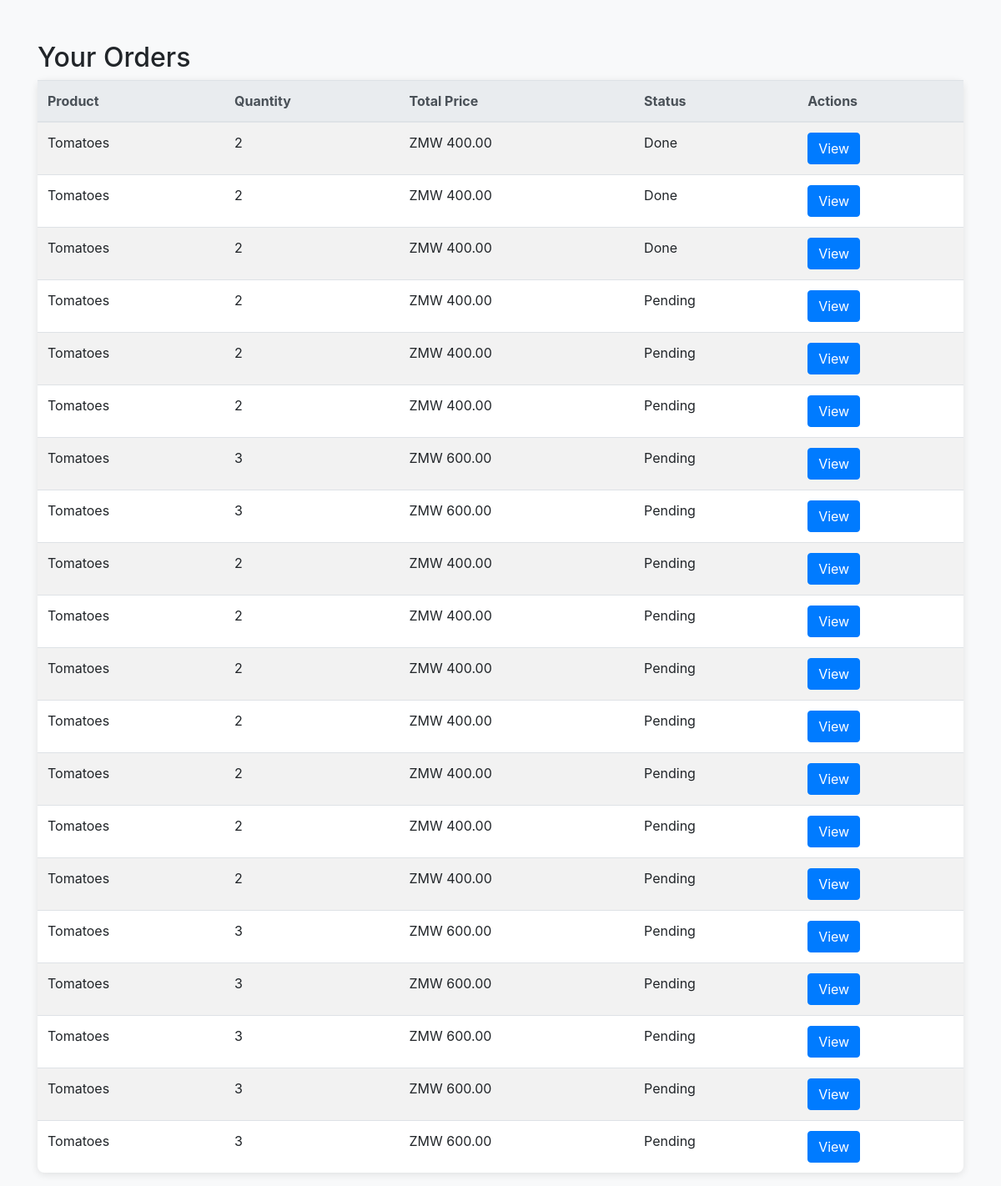
Screenshot of /orders/ (signed in) with the database file from the repository.
### marketplace/models.py (models this page shows, shortened)
class Order(models.Model):
    id = models.UUIDField(primary_key=True, default=uuid.uuid4, editable=False)
    product = models.ForeignKey(Product, on_delete=models.CASCADE, null=True, blank=True)
    customer = models.ForeignKey(Customer, on_delete=models.CASCADE, null=True, blank=True)  # Add a customer to the order
    quantity = models.IntegerField(null=True, blank=True)
    total_price = models.DecimalField(max_digits=10, decimal_places=2, null=True, blank=True)
    is_done = models.BooleanField(default=False)

class Product(models.Model):
    id = models.UUIDField(primary_key=True, default=uuid.uuid4, editable=False)
    farmer = models.ForeignKey(Farmer, on_delete=models.CASCADE, null=True, blank=True)
    name = models.CharField(max_length=100, null=True, blank=True)
    price = models.DecimalField(max_digits=10, decimal_places=2, null=True, blank=True)
    description = models.TextField(null=True, blank=True)

### marketplace/views.py (the view)
# urls.py: path('orders/', views.order_list, name='order_list'),
@login_required
def order_list(request):
    orders = Order.objects.filter(customer=request.user.customer)
    return render(request, 'product/order_list.html', {'orders': orders})

### marketplace/templates/product/order_list.html (shortened to what this page needs)
<!DOCTYPE html>
<html lang="en">
<head>
    <link rel="stylesheet" href="https://stackpath.bootstrapcdn.com/bootstrap/4.5.2/css/bootstrap.min.css">
</head>
<body>
<div class="container">
    <h2>Your Orders</h2>
    <table class="table table-striped">
        <thead class="thead-light">
            <tr>
                <th>Product</th>
                <th>Quantity</th>
                <th>Total Price</th>
                <th>Status</th>
                <th>Actions</th>
            </tr>
        </thead>
        <tbody>
            {% for order in orders %}
                <tr>
                    <td>{{ order.product.name }}</td>
                    <td>{{ order.quantity }}</td>
                    <td>ZMW {{ order.total_price }}</td>
                    <td>{{ order.is_done|yesno:"Done,Pending" }}</td>
                    <td>
                        <a href="{% url 'order_detail' order.id %}" class="btn btn-info">View</a>
                    </td>
                </tr>
            {% endfor %}
        </tbody>
    </table>
</div>
</body>
</html>

### marketplace/templates/product/order_list.html (style rules this page uses)
body { background-color: #f8f9fa; }
.container { margin-top: 50px; }
.table { background-color: #fff; border-radius: 8px; box-shadow: 0 2px 10px rgba(0, 0, 0, 0.1); }
.btn-info { background-color: #007bff; border-color: #007bff; }

### rows the page displays
Order: product.name "Tomatoes", quantity "2", total_price "400.00", is_done "Done"
Order: product.name "Tomatoes", quantity "2", total_price "400.00", is_done "Done"
Order: product.name "Tomatoes", quantity "2", total_price "400.00", is_done "Done"
Order: product.name "Tomatoes", quantity "2", total_price "400.00", is_done "Pending"
Order: product.name "Tomatoes", quantity "2", total_price "400.00", is_done "Pending"
Order: product.name "Tomatoes", quantity "2", total_price "400.00", is_done "Pending"
Order: product.name "Tomatoes", quantity "3", total_price "600.00", is_done "Pending"
Order: product.name "Tomatoes", quantity "3", total_price "600.00", is_done "Pending"
Order: product.name "Tomatoes", quantity "2", total_price "400.00", is_done "Pending"
Order: product.name "Tomatoes", quantity "2", total_price "400.00", is_done "Pending"
Order: product.name "Tomatoes", quantity "2", total_price "400.00", is_done "Pending"
Order: product.name "Tomatoes", quantity "2", total_price "400.00", is_done "Pending"
Order: product.name "Tomatoes", quantity "2", total_price "400.00", is_done "Pending"
Order: product.name "Tomatoes", quantity "2", total_price "400.00", is_done "Pending"
Order: product.name "Tomatoes", quantity "2", total_price "400.00", is_done "Pending"
Order: product.name "Tomatoes", quantity "3", total_price "600.00", is_done "Pending"
Order: product.name "Tomatoes", quantity "3", total_price "600.00", is_done "Pending"
Order: product.name "Tomatoes", quantity "3", total_price "600.00", is_done "Pending"
Order: product.name "Tomatoes", quantity "3", total_price "600.00", is_done "Pending"
Order: product.name "Tomatoes", quantity "3", total_price "600.00", is_done "Pending"
